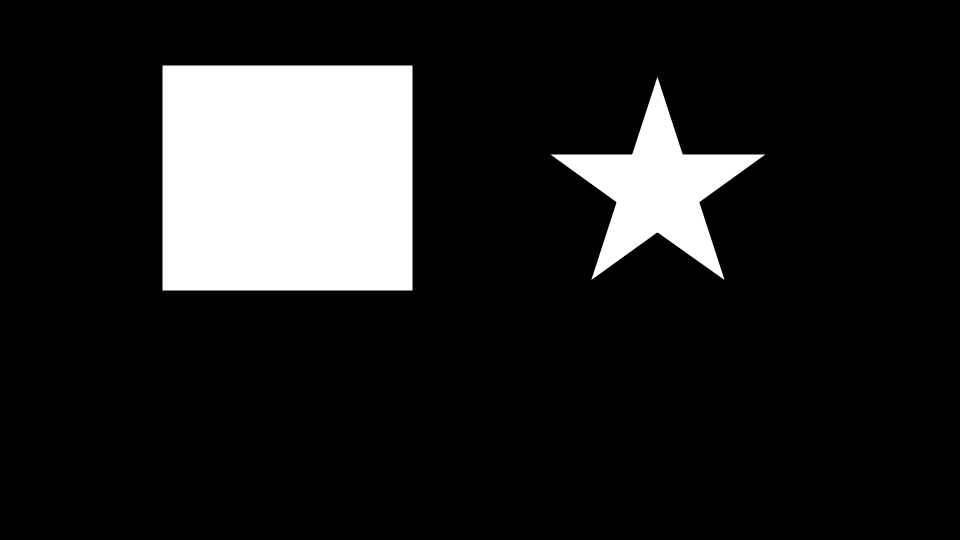
#> input picture Opencv/test1.png, 960 x 540 px
$ jupyter execute FindContour2.ipynb   (shell and % lines are left out)   (Python 2 division)   (older library calls are emulated)
#> lines starting #> are read from the running program, lines starting #| are printed output that depends on the picture; after the words box and inside, x2 and y2 are one past the last pixel; in counts of white or black regions, pixels touching at a corner belong together
ndarray 取值方法
https://docs.scipy.org/doc/numpy-dev/user/quickstart.html

matplotlib 繪圖方法

http://www.cnblogs.com/wei-li/archive/2012/05/23/2506940.html
https://stackoverflow.com/questions/34931864/matplotlib-use-fill-between-to-make-coloured-triangles
http://matplotlib.org/api/pyplot_api.html

[cell 1]
import matplotlib.pyplot as plt

[cell 2]
import numpy as np
import cv2

im = cv2.imread('test1.png')
#> im is the input picture: shape (540, 960, 3); min 0, max 255, mean 34.7
imgray = cv2.cvtColor(im,cv2.COLOR_BGR2GRAY)
ret,thresh = cv2.threshold(imgray,127,255,0)
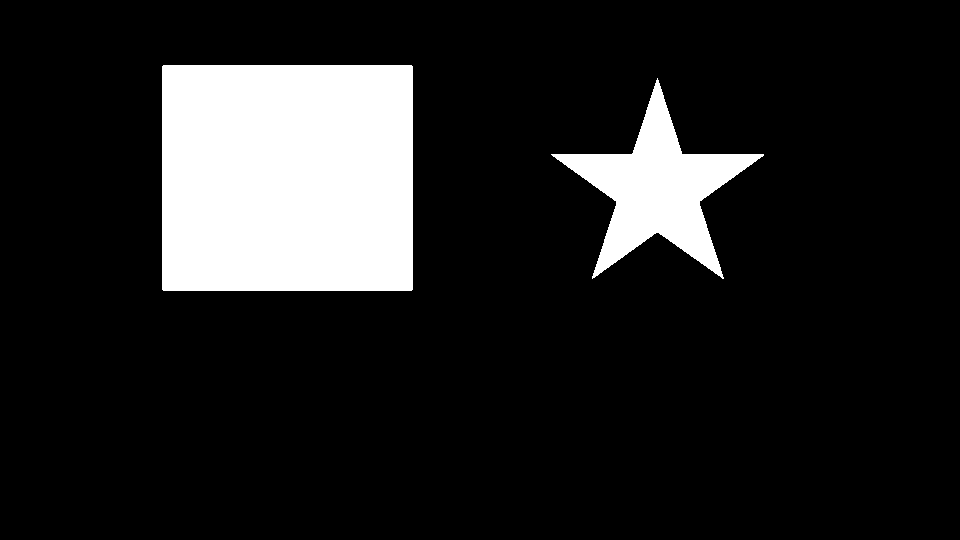
#> thresh: shape (540, 960); 13.7% white; 2 white regions
image, contours, hierarchy = cv2.findContours(thresh,cv2.RETR_TREE,cv2.CHAIN_APPROX_SIMPLE)
#> contours = 2 contours; box (x1, y1, x2, y2) and area: (162, 65, 413, 291) 56248, (551, 78, 764, 279) 13999
print "there are " + str(len(contours)) + " contours"
#| there are 2 contours

[cell 3]
cnt = contours[0]
#> cnt = contour of 351 points, box (x1, y1, x2, y2) (551, 78, 764, 279), area 13999
print "there are " + str(len(cnt)) + " points in contours[0]"
#| there are 351 points in contours[0]
approx = cv2.approxPolyDP(cnt,30,True)
#> approx = contour of 10 points, box (x1, y1, x2, y2) (551, 78, 764, 279), area 14096
print "after approx, there are " + str(len(approx)) + " points"
#| after approx, there are 10 points
#print approx
plt.fill(approx[:,0][:,0], approx[:,0][:,1])
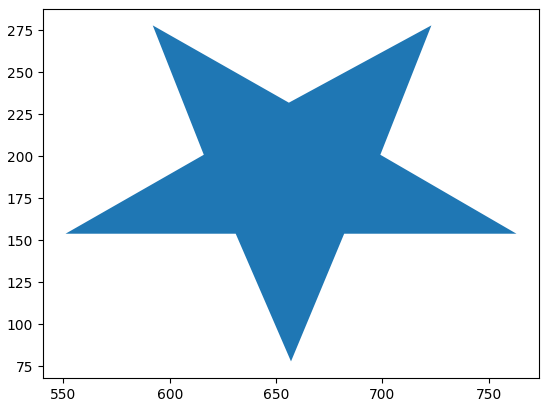
#> figure drawn by matplotlib, 1 panel

[cell 4]
cnt = contours[1]
#> cnt = [[163, 65], [162, 66], [162, 289], [163, 290], [411, 290], [412, 289], [412, 66], [411, 65]]
print "there are " + str(len(cnt)) + " points in contours[1]"
#| there are 8 points in contours[1]
approx = cv2.approxPolyDP(cnt,30,True)
#> approx = [[162, 66], [163, 290], [412, 289], [411, 65]]
print "after approx, there are " + str(len(approx)) + " points"
#| after approx, there are 4 points
#print approx
#cv2.drawContours(im,[approx],0,(0,255,0),-1)
plt.fill(approx[:,0][:,0], approx[:,0][:,1])
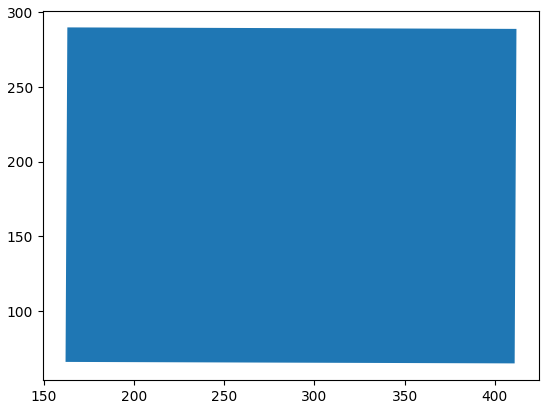
#> figure drawn by matplotlib, 1 panel

[cell 5]
hull = cv2.convexHull(contours[0])
#> hull = [[763, 154], [763, 155], [723, 278], [592, 278], [551, 154], [657, 78]]
plt.fill(hull[:,0][:,0], hull[:,0][:,1])
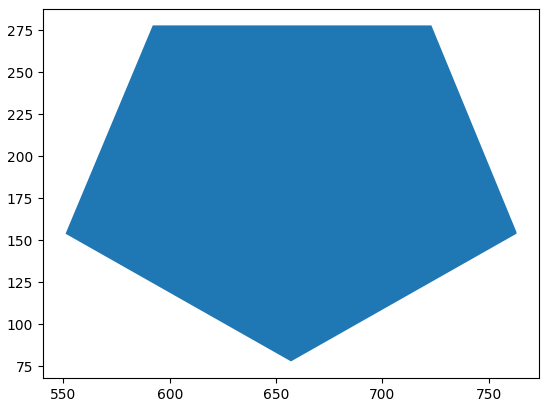
#> figure drawn by matplotlib, 1 panel
